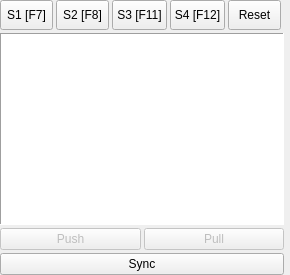
     <widget class="QWidget" name="statusWidget" native="true">
      <property name="minimumSize">
       <size>
        <width>290</width>
        <height>0</height>
       </size>
      </property>
      <property name="maximumSize">
       <size>
        <width>290</width>
        <height>16777215</height>
       </size>
      </property>
      <layout class="QVBoxLayout" name="verticalLayout_7" stretch="0,1,0,0">
       <property name="spacing">
        <number>3</number>
       </property>
       <property name="leftMargin">
        <number>0</number>
       </property>
       <property name="topMargin">
        <number>0</number>
       </property>
       <property name="rightMargin">
        <number>6</number>
       </property>
       <property name="bottomMargin">
        <number>0</number>
       </property>
       <item>
        <widget class="QFrame" name="frame_4">
         <property name="minimumSize">
          <size>
           <width>240</width>
           <height>0</height>
          </size>
         </property>
         <property name="frameShape">
          <enum>QFrame::NoFrame</enum>
         </property>
         <property name="frameShadow">
          <enum>QFrame::Raised</enum>
         </property>
         <layout class="QHBoxLayout" name="horizontalLayout_5">
          <property name="spacing">
           <number>3</number>
          </property>
          <property name="leftMargin">
           <number>0</number>
          </property>
          <property name="topMargin">
           <number>0</number>
          </property>
          <property name="rightMargin">
           <number>3</number>
          </property>
          <property name="bottomMargin">
           <number>0</number>
          </property>
          <item>
           <widget class="QToolButton" name="status1ToolButton">
            <property name="sizePolicy">
             <sizepolicy hsizetype="Minimum" vsizetype="MinimumExpanding">
              <horstretch>0</horstretch>
              <verstretch>0</verstretch>
             </sizepolicy>
            </property>
            <property name="minimumSize">
             <size>
              <width>50</width>
              <height>30</height>
             </size>
            </property>
            <property name="maximumSize">
             <size>
              <width>55</width>
              <height>80</height>
             </size>
            </property>
            <property name="text">
             <string>S1 [F7]</string>
            </property>
            <property name="icon">
             <iconset resource="images.qrc">
              <normaloff>:/images/pingpong.png</normaloff>:/images/pingpong.png</iconset>
            </property>
            <property name="iconSize">
             <size>
              <width>24</width>
              <height>24</height>
             </size>
            </property>
            <property name="shortcut">
             <string>F7</string>
            </property>
            <property name="toolButtonStyle">
             <enum>Qt::ToolButtonTextUnderIcon</enum>
            </property>
           </widget>
          </item>
          <item>
           <widget class="QToolButton" name="status2ToolButton">
            <property name="sizePolicy">
             <sizepolicy hsizetype="Minimum" vsizetype="MinimumExpanding">
              <horstretch>0</horstretch>
              <verstretch>0</verstretch>
             </sizepolicy>
            </property>
            <property name="minimumSize">
             <size>
              <width>50</width>
              <height>30</height>
             </size>
            </property>
            <property name="maximumSize">
             <size>
              <width>55</width>
              <height>80</height>
             </size>
            </property>
            <property name="text">
             <string>S2 [F8]</string>
            </property>
            <property name="icon">
             <iconset resource="images.qrc">
              <normaloff>:/images/pingpong.png</normaloff>:/images/pingpong.png</iconset>
            </property>
            <property name="iconSize">
             <size>
              <width>24</width>
              <height>24</height>
             </size>
            </property>
            <property name="shortcut">
             <string>F8</string>
            </property>
            <property name="toolButtonStyle">
             <enum>Qt::ToolButtonTextUnderIcon</enum>
            </property>
           </widget>
          </item>
          <item>
           <widget class="QToolButton" name="status3ToolButton">
            <property name="sizePolicy">
             <sizepolicy hsizetype="Minimum" vsizetype="MinimumExpanding">
              <horstretch>0</horstretch>
              <verstretch>0</verstretch>
             </sizepolicy>
            </property>
            <property name="minimumSize">
             <size>
              <width>50</width>
              <height>30</height>
             </size>
            </property>
            <property name="maximumSize">
             <size>
              <width>55</width>
              <height>80</height>
             </size>
            </property>
            <property name="text">
             <string>S3 [F11]</string>
            </property>
            <property name="icon">
             <iconset resource="images.qrc">
              <normaloff>:/images/pingpong.png</normaloff>:/images/pingpong.png</iconset>
            </property>
            <property name="iconSize">
             <size>
              <width>24</width>
              <height>24</height>
             </size>
            </property>
            <property name="shortcut">
             <string>F11</string>
            </property>
            <property name="toolButtonStyle">
             <enum>Qt::ToolButtonTextUnderIcon</enum>
            </property>
           </widget>
          </item>
          <item>
           <widget class="QToolButton" name="status4ToolButton">
            <property name="sizePolicy">
             <sizepolicy hsizetype="Minimum" vsizetype="MinimumExpanding">
              <horstretch>0</horstretch>
              <verstretch>0</verstretch>
             </sizepolicy>
            </property>
            <property name="minimumSize">
             <size>
              <width>50</width>
              <height>30</height>
             </size>
            </property>
            <property name="maximumSize">
             <size>
              <width>55</width>
              <height>80</height>
             </size>
            </property>
            <property name="text">
             <string>S4 [F12]</string>
            </property>
            <property name="icon">
             <iconset resource="images.qrc">
              <normaloff>:/images/pingpong.png</normaloff>:/images/pingpong.png</iconset>
            </property>
            <property name="iconSize">
             <size>
              <width>24</width>
              <height>24</height>
             </size>
            </property>
            <property name="shortcut">
             <string>F12</string>
            </property>
            <property name="popupMode">
             <enum>QToolButton::DelayedPopup</enum>
            </property>
            <property name="toolButtonStyle">
             <enum>Qt::ToolButtonTextUnderIcon</enum>
            </property>
           </widget>
          </item>
          <item>
           <widget class="QToolButton" name="resetToolButton">
            <property name="minimumSize">
             <size>
              <width>50</width>
              <height>30</height>
             </size>
            </property>
            <property name="maximumSize">
             <size>
              <width>55</width>
              <height>16777215</height>
             </size>
            </property>
            <property name="text">
             <string>Reset</string>
            </property>
            <property name="icon">
             <iconset resource="images.qrc">
              <normaloff>:/images/delete.png</normaloff>:/images/delete.png</iconset>
            </property>
            <property name="iconSize">
             <size>
              <width>24</width>
              <height>24</height>
             </size>
            </property>
            <property name="toolButtonStyle">
             <enum>Qt::ToolButtonTextUnderIcon</enum>
            </property>
           </widget>
          </item>
         </layout>
        </widget>
       </item>
       <item>
        <widget class="QTableView" name="statusTableView">
         <property name="frameShape">
          <enum>QFrame::Panel</enum>
         </property>
        </widget>
       </item>
       <item>
        <widget class="QFrame" name="frame_6">
         <property name="frameShape">
          <enum>QFrame::NoFrame</enum>
         </property>
         <property name="frameShadow">
          <enum>QFrame::Raised</enum>
         </property>
         <layout class="QHBoxLayout" name="horizontalLayout_7">
          <property name="spacing">
           <number>3</number>
          </property>
          <property name="leftMargin">
           <number>0</number>
          </property>
          <property name="topMargin">
           <number>0</number>
          </property>
          <property name="rightMargin">
           <number>0</number>
          </property>
          <property name="bottomMargin">
           <number>0</number>
          </property>
          <item>
           <widget class="QPushButton" name="pushPushButton">
            <property name="enabled">
             <bool>false</bool>
            </property>
            <property name="text">
             <string>Push</string>
            </property>
            <property name="icon">
             <iconset resource="images.qrc">
              <normaloff>:/images/push_to_cloud.png</normaloff>:/images/push_to_cloud.png</iconset>
            </property>
           </widget>
          </item>
          <item>
           <widget class="QPushButton" name="pullPushButton">
            <property name="enabled">
             <bool>false</bool>
            </property>
            <property name="text">
             <string>Pull</string>
            </property>
            <property name="icon">
             <iconset resource="images.qrc">
              <normaloff>:/images/download_from_cloud.png</normaloff>:/images/download_from_cloud.png</iconset>
            </property>
           </widget>
          </item>
         </layout>
        </widget>
       </item>
       <item>
        <widget class="QPushButton" name="syncPushButton">
         <property name="text">
          <string>Sync</string>
         </property>
         <property name="icon">
          <iconset resource="images.qrc">
           <normaloff>:/images/sync_cloud.png</normaloff>:/images/sync_cloud.png</iconset>
         </property>
        </widget>
       </item>
      </layout>
     </widget>
